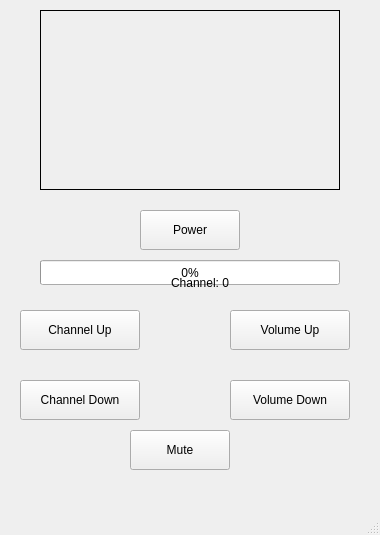
<?xml version="1.0" encoding="UTF-8"?>
<ui version="4.0">
 <class>MainWindow</class>
 <widget class="QMainWindow" name="MainWindow">
  <property name="geometry">
   <rect>
    <x>0</x>
    <y>0</y>
    <width>380</width>
    <height>535</height>
   </rect>
  </property>
  <property name="windowTitle">
   <string>TV Remote</string>
  </property>
  <widget class="QWidget" name="centralwidget">
   <widget class="QLabel" name="label_channel_image">
    <property name="geometry">
     <rect>
      <x>40</x>
      <y>10</y>
      <width>300</width>
      <height>180</height>
     </rect>
    </property>
    <property name="frameShape">
     <enum>QFrame::Box</enum>
    </property>
    <property name="text">
     <string/>
    </property>
    <property name="alignment">
     <set>Qt::AlignCenter</set>
    </property>
   </widget>
   <widget class="QPushButton" name="button_power">
    <property name="geometry">
     <rect>
      <x>140</x>
      <y>210</y>
      <width>100</width>
      <height>40</height>
     </rect>
    </property>
    <property name="text">
     <string>Power</string>
    </property>
   </widget>
   <widget class="QProgressBar" name="progressBar_volume">
    <property name="geometry">
     <rect>
      <x>40</x>
      <y>260</y>
      <width>300</width>
      <height>25</height>
     </rect>
    </property>
    <property name="maximum">
     <number>2</number>
    </property>
    <property name="value">
     <number>0</number>
    </property>
    <property name="orientation">
     <enum>Qt::Horizontal</enum>
    </property>
   </widget>
   <widget class="QPushButton" name="button_volume_down">
    <property name="geometry">
     <rect>
      <x>230</x>
      <y>380</y>
      <width>120</width>
      <height>40</height>
     </rect>
    </property>
    <property name="text">
     <string>Volume Down</string>
    </property>
   </widget>
   <widget class="QPushButton" name="button_volume_up">
    <property name="geometry">
     <rect>
      <x>230</x>
      <y>310</y>
      <width>120</width>
      <height>40</height>
     </rect>
    </property>
    <property name="text">
     <string>Volume Up</string>
    </property>
   </widget>
   <widget class="QPushButton" name="button_channel_up">
    <property name="geometry">
     <rect>
      <x>20</x>
      <y>310</y>
      <width>120</width>
      <height>40</height>
     </rect>
    </property>
    <property name="text">
     <string>Channel Up</string>
    </property>
   </widget>
   <widget class="QPushButton" name="button_channel_down">
    <property name="geometry">
     <rect>
      <x>20</x>
      <y>380</y>
      <width>120</width>
      <height>40</height>
     </rect>
    </property>
    <property name="text">
     <string>Channel Down</string>
    </property>
   </widget>
   <widget class="QPushButton" name="button_mute">
    <property name="geometry">
     <rect>
      <x>130</x>
      <y>430</y>
      <width>100</width>
      <height>40</height>
     </rect>
    </property>
    <property name="layoutDirection">
     <enum>Qt::LeftToRight</enum>
    </property>
    <property name="text">
     <string>Mute</string>
    </property>
   </widget>
   <widget class="QLabel" name="label_channel">
    <property name="geometry">
     <rect>
      <x>150</x>
      <y>270</y>
      <width>100</width>
      <height>25</height>
     </rect>
    </property>
    <property name="text">
     <string>Channel: 0</string>
    </property>
    <property name="alignment">
     <set>Qt::AlignCenter</set>
    </property>
   </widget>
  </widget>
  <widget class="QStatusBar" name="statusbar"/>
  <widget class="QMenuBar" name="menuBar">
   <property name="geometry">
    <rect>
     <x>0</x>
     <y>0</y>
     <width>380</width>
     <height>36</height>
    </rect>
   </property>
  </widget>
 </widget>
 <resources/>
 <connections/>
</ui>
